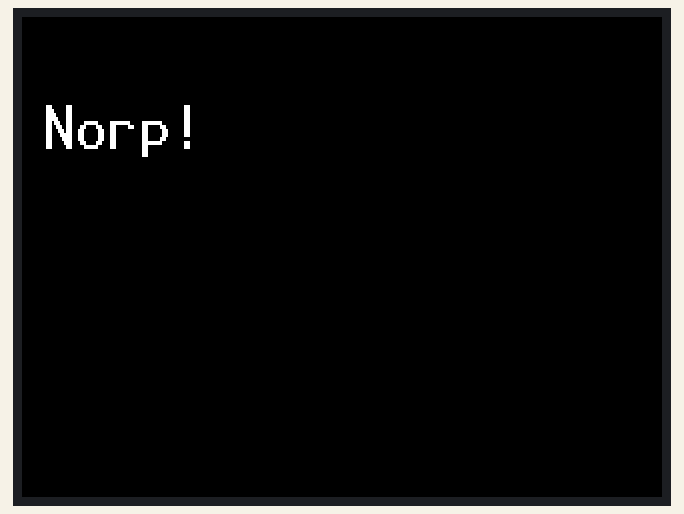
A program run on a simulated Raspberry Pi Pico running MicroPython. Parts: 320×240 colour display. Library files of the repository ran but are not shown: st7789py.py, vga1_16x32.py; what the program prints to the serial console is not drawn. At 1.1 s the program stops and its outputs stay as they are.

Above: at 1.2 s.

The program:

hrp_example_mod.py
```python
"""
Raspberry Pi Pico/MicroPython exercise
240x240 ST7789 SPI LCD
using MicroPython library:
https://github.com/russhughes/st7789py_mpy

ST7789		Raspberry Pi Pico - ORIGINAL WIRING
=================================
VCC		3V3			   On Pico
GND		GND
SCL		GP10 (pin 14) = SPI1 SCK
SDA		GP11 (pin 15) = SPI1 MOSI (TX)
RES		GP12 (pin 16) = SPI1 MISO (RX)
DC		GP13 (pin 17) = SPI1 CS
BLK		3V3

MY WIRING
display|pico
VCC 	3V3
GND 	GND
DIN 	GP11 (pin 15) = SPI1 MOSI (TX)
CLK		GP10 (pin 14) = SPI1 SCK
CS		GND (A low CS indicates OK operation!)
DC		GP13 (pin 17) = SPI1 CS
RST		GP12 (pin 16) = SPI1 MISO (RX)

"""

# GOD, Credit to: https://helloraspberrypi.blogspot.com/2021/02/raspberry-pi-picomicropython-st7789-spi.html

import uos
import machine
import st7789py as st7789
import vga2_8x8 as font1
import vga1_16x32 as font2
import random

#SPI(1) default pins
spi1_sck=10
spi1_mosi=11
spi1_miso=8     #not use
st7789_res = 12
st7789_dc  = 13
disp_width = 320
disp_height = 240
CENTER_Y = int(disp_width/2)
CENTER_X = int(disp_height/2)

print(uos.uname())
spi1 = machine.SPI(1, baudrate=40000000, polarity=1)
print(spi1)
display = st7789.ST7789(spi1, disp_width, disp_height,
                          reset=machine.Pin(st7789_res, machine.Pin.OUT),
                          dc=machine.Pin(st7789_dc, machine.Pin.OUT),
                          rotation=1)

# for r in range(255):
#     display.fill(st7789.color565(r, 0, 0))
#
# r_width = disp_width-20
# r_height = disp_height-20
# for g in range(255):
#     display.fill_rect(10, 10, r_width, r_height, st7789.color565(0, g, 0))
#
# r_width = disp_width-40
# r_height = disp_height-40
# for b in range(255):
#     display.fill_rect(20, 20, r_width, r_height, st7789.color565(0, 0, b))
#
# for i in range(255, 0, -1):
#     display.fill(st7789.color565(i, i, i))

# display.fill(st7789.BLACK)
display.text(font2, "Hello!", 10, 10)
display.fill(st7789.BLACK)
display.text(font2, "Norp!", 10, 40)
# display.text(font2, "RPi Pico", 10, 40)
# display.text(font2, "MicroPython", 10, 70)
# display.text(font1, "ST7789 SPI 240*240 IPS", 10, 100)
# display.text(font1, "https://github.com/", 10, 110)
# display.text(font1, "russhughes/st7789py_mpy", 10, 120)

# for i in range(5000):
#     display.pixel(random.randint(0, disp_width),
#           random.randint(0, disp_height),
#           st7789.color565(random.getrandbits(8),random.getrandbits(8),random.getrandbits(8)))

# # Helper function to draw a circle from a given position with a given radius
# # This is an implementation of the midpoint circle algorithm,
# # see https://en.wikipedia.org/wiki/Midpoint_circle_algorithm#C_example
# # for details
# def draw_circle(xpos0, ypos0, rad, col=st7789.color565(255, 255, 255)):
#     x = rad - 1
#     y = 0
#     dx = 1
#     dy = 1
#     err = dx - (rad << 1)
#     while x >= y:
#         display.pixel(xpos0 + x, ypos0 + y, col)
#         display.pixel(xpos0 + y, ypos0 + x, col)
#         display.pixel(xpos0 - y, ypos0 + x, col)
#         display.pixel(xpos0 - x, ypos0 + y, col)
#         display.pixel(xpos0 - x, ypos0 - y, col)
#         display.pixel(xpos0 - y, ypos0 - x, col)
#         display.pixel(xpos0 + y, ypos0 - x, col)
#         display.pixel(xpos0 + x, ypos0 - y, col)
#         if err <= 0:
#             y += 1
#             err += dy
#             dy += 2
#         if err > 0:
#             x -= 1
#             dx += 2
#             err += dx - (rad << 1)
#
# draw_circle(CENTER_X, CENTER_Y, 100)
#
# for c in range(99):
#     draw_circle(CENTER_X, CENTER_Y, c, st7789.color565(255, 0, 0))
#
# for c in range(98):
#     draw_circle(CENTER_X, CENTER_Y, c, st7789.color565(0, 255, 0))
#
# for c in range(97):
#     draw_circle(CENTER_X, CENTER_Y, c, st7789.color565(0, 0, 255))
#

print("- bye-")
```

vga2_8x8.py
```python
"""converted from vga_8x8.bin """
WIDTH = 8
HEIGHT = 8
FIRST = 0x00
LAST = 0xff
_FONT =\
b'\x00\x00\x00\x00\x00\x00\x00\x00'\
b'\x7e\x81\xa5\x81\xbd\x99\x81\x7e'\
b'\x7e\xff\xdb\xff\xc3\xe7\xff\x7e'\
b'\x6c\xfe\xfe\xfe\x7c\x38\x10\x00'\
b'\x10\x38\x7c\xfe\x7c\x38\x10\x00'\
b'\x38\x7c\x38\xfe\xfe\xd6\x10\x38'\
b'\x10\x38\x7c\xfe\xfe\x7c\x10\x38'\
b'\x00\x00\x18\x3c\x3c\x18\x00\x00'\
b'\xff\xff\xe7\xc3\xc3\xe7\xff\xff'\
b'\x00\x3c\x66\x42\x42\x66\x3c\x00'\
b'\xff\xc3\x99\xbd\xbd\x99\xc3\xff'\
b'\x0f\x07\x0f\x7d\xcc\xcc\xcc\x78'\
b'\x3c\x66\x66\x66\x3c\x18\x7e\x18'\
b'\x3f\x33\x3f\x30\x30\x70\xf0\xe0'\
b'\x7f\x63\x7f\x63\x63\x67\xe6\xc0'\
b'\x18\xdb\x3c\xe7\xe7\x3c\xdb\x18'\
b'\x80\xe0\xf8\xfe\xf8\xe0\x80\x00'\
b'\x02\x0e\x3e\xfe\x3e\x0e\x02\x00'\
b'\x18\x3c\x7e\x18\x18\x7e\x3c\x18'\
b'\x66\x66\x66\x66\x66\x00\x66\x00'\
b'\x7f\xdb\xdb\x7b\x1b\x1b\x1b\x00'\
b'\x3e\x61\x3c\x66\x66\x3c\x86\x7c'\
b'\x00\x00\x00\x00\x7e\x7e\x7e\x00'\
b'\x18\x3c\x7e\x18\x7e\x3c\x18\xff'\
b'\x18\x3c\x7e\x18\x18\x18\x18\x00'\
b'\x18\x18\x18\x18\x7e\x3c\x18\x00'\
b'\x00\x18\x0c\xfe\x0c\x18\x00\x00'\
b'\x00\x30\x60\xfe\x60\x30\x00\x00'\
b'\x00\x00\xc0\xc0\xc0\xfe\x00\x00'\
b'\x00\x24\x66\xff\x66\x24\x00\x00'\
b'\x00\x18\x3c\x7e\xff\xff\x00\x00'\
b'\x00\xff\xff\x7e\x3c\x18\x00\x00'\
b'\x00\x00\x00\x00\x00\x00\x00\x00'\
b'\x18\x3c\x3c\x18\x18\x00\x18\x00'\
b'\x66\x66\x24\x00\x00\x00\x00\x00'\
b'\x6c\x6c\xfe\x6c\xfe\x6c\x6c\x00'\
b'\x18\x3e\x60\x3c\x06\x7c\x18\x00'\
b'\x00\xc6\xcc\x18\x30\x66\xc6\x00'\
b'\x38\x6c\x38\x76\xdc\xcc\x76\x00'\
b'\x18\x18\x30\x00\x00\x00\x00\x00'\
b'\x0c\x18\x30\x30\x30\x18\x0c\x00'\
b'\x30\x18\x0c\x0c\x0c\x18\x30\x00'\
b'\x00\x66\x3c\xff\x3c\x66\x00\x00'\
b'\x00\x18\x18\x7e\x18\x18\x00\x00'\
b'\x00\x00\x00\x00\x00\x18\x18\x30'\
b'\x00\x00\x00\x7e\x00\x00\x00\x00'\
b'\x00\x00\x00\x00\x00\x18\x18\x00'\
b'\x06\x0c\x18\x30\x60\xc0\x80\x00'\
b'\x38\x6c\xc6\xd6\xc6\x6c\x38\x00'\
b'\x18\x38\x18\x18\x18\x18\x7e\x00'\
b'\x7c\xc6\x06\x1c\x30\x66\xfe\x00'\
b'\x7c\xc6\x06\x3c\x06\xc6\x7c\x00'\
b'\x1c\x3c\x6c\xcc\xfe\x0c\x1e\x00'\
b'\xfe\xc0\xc0\xfc\x06\xc6\x7c\x00'\
b'\x38\x60\xc0\xfc\xc6\xc6\x7c\x00'\
b'\xfe\xc6\x0c\x18\x30\x30\x30\x00'\
b'\x7c\xc6\xc6\x7c\xc6\xc6\x7c\x00'\
b'\x7c\xc6\xc6\x7e\x06\x0c\x78\x00'\
b'\x00\x18\x18\x00\x00\x18\x18\x00'\
b'\x00\x18\x18\x00\x00\x18\x18\x30'\
b'\x06\x0c\x18\x30\x18\x0c\x06\x00'\
b'\x00\x00\x7e\x00\x00\x7e\x00\x00'\
b'\x60\x30\x18\x0c\x18\x30\x60\x00'\
b'\x7c\xc6\x0c\x18\x18\x00\x18\x00'\
b'\x7c\xc6\xde\xde\xde\xc0\x78\x00'\
b'\x38\x6c\xc6\xfe\xc6\xc6\xc6\x00'\
b'\xfc\x66\x66\x7c\x66\x66\xfc\x00'\
b'\x3c\x66\xc0\xc0\xc0\x66\x3c\x00'\
b'\xf8\x6c\x66\x66\x66\x6c\xf8\x00'\
b'\xfe\x62\x68\x78\x68\x62\xfe\x00'\
b'\xfe\x62\x68\x78\x68\x60\xf0\x00'\
b'\x3c\x66\xc0\xc0\xce\x66\x3a\x00'\
b'\xc6\xc6\xc6\xfe\xc6\xc6\xc6\x00'\
b'\x3c\x18\x18\x18\x18\x18\x3c\x00'\
b'\x1e\x0c\x0c\x0c\xcc\xcc\x78\x00'\
b'\xe6\x66\x6c\x78\x6c\x66\xe6\x00'\
b'\xf0\x60\x60\x60\x62\x66\xfe\x00'\
b'\xc6\xee\xfe\xfe\xd6\xc6\xc6\x00'\
b'\xc6\xe6\xf6\xde\xce\xc6\xc6\x00'\
b'\x7c\xc6\xc6\xc6\xc6\xc6\x7c\x00'\
b'\xfc\x66\x66\x7c\x60\x60\xf0\x00'\
b'\x7c\xc6\xc6\xc6\xc6\xce\x7c\x0e'\
b'\xfc\x66\x66\x7c\x6c\x66\xe6\x00'\
b'\x3c\x66\x30\x18\x0c\x66\x3c\x00'\
b'\x7e\x7e\x5a\x18\x18\x18\x3c\x00'\
b'\xc6\xc6\xc6\xc6\xc6\xc6\x7c\x00'\
b'\xc6\xc6\xc6\xc6\xc6\x6c\x38\x00'\
b'\xc6\xc6\xc6\xd6\xd6\xfe\x6c\x00'\
b'\xc6\xc6\x6c\x38\x6c\xc6\xc6\x00'\
b'\x66\x66\x66\x3c\x18\x18\x3c\x00'\
b'\xfe\xc6\x8c\x18\x32\x66\xfe\x00'\
b'\x3c\x30\x30\x30\x30\x30\x3c\x00'\
b'\xc0\x60\x30\x18\x0c\x06\x02\x00'\
b'\x3c\x0c\x0c\x0c\x0c\x0c\x3c\x00'\
b'\x10\x38\x6c\xc6\x00\x00\x00\x00'\
b'\x00\x00\x00\x00\x00\x00\x00\xff'\
b'\x30\x18\x0c\x00\x00\x00\x00\x00'\
b'\x00\x00\x78\x0c\x7c\xcc\x76\x00'\
b'\xe0\x60\x7c\x66\x66\x66\xdc\x00'\
b'\x00\x00\x7c\xc6\xc0\xc6\x7c\x00'\
b'\x1c\x0c\x7c\xcc\xcc\xcc\x76\x00'\
b'\x00\x00\x7c\xc6\xfe\xc0\x7c\x00'\
b'\x3c\x66\x60\xf8\x60\x60\xf0\x00'\
b'\x00\x00\x76\xcc\xcc\x7c\x0c\xf8'\
b'\xe0\x60\x6c\x76\x66\x66\xe6\x00'\
b'\x18\x00\x38\x18\x18\x18\x3c\x00'\
b'\x06\x00\x06\x06\x06\x66\x66\x3c'\
b'\xe0\x60\x66\x6c\x78\x6c\xe6\x00'\
b'\x38\x18\x18\x18\x18\x18\x3c\x00'\
b'\x00\x00\xec\xfe\xd6\xd6\xd6\x00'\
b'\x00\x00\xdc\x66\x66\x66\x66\x00'\
b'\x00\x00\x7c\xc6\xc6\xc6\x7c\x00'\
b'\x00\x00\xdc\x66\x66\x7c\x60\xf0'\
b'\x00\x00\x76\xcc\xcc\x7c\x0c\x1e'\
b'\x00\x00\xdc\x76\x60\x60\xf0\x00'\
b'\x00\x00\x7e\xc0\x7c\x06\xfc\x00'\
b'\x30\x30\xfc\x30\x30\x36\x1c\x00'\
b'\x00\x00\xcc\xcc\xcc\xcc\x76\x00'\
b'\x00\x00\xc6\xc6\xc6\x6c\x38\x00'\
b'\x00\x00\xc6\xd6\xd6\xfe\x6c\x00'\
b'\x00\x00\xc6\x6c\x38\x6c\xc6\x00'\
b'\x00\x00\xc6\xc6\xc6\x7e\x06\xfc'\
b'\x00\x00\x7e\x4c\x18\x32\x7e\x00'\
b'\x0e\x18\x18\x70\x18\x18\x0e\x00'\
b'\x18\x18\x18\x18\x18\x18\x18\x00'\
b'\x70\x18\x18\x0e\x18\x18\x70\x00'\
b'\x76\xdc\x00\x00\x00\x00\x00\x00'\
b'\x00\x10\x38\x6c\xc6\xc6\xfe\x00'\
b'\x7c\xc6\xc0\xc0\xc6\x7c\x0c\x78'\
b'\xcc\x00\xcc\xcc\xcc\xcc\x76\x00'\
b'\x0c\x18\x7c\xc6\xfe\xc0\x7c\x00'\
b'\x7c\x82\x78\x0c\x7c\xcc\x76\x00'\
b'\xc6\x00\x78\x0c\x7c\xcc\x76\x00'\
b'\x30\x18\x78\x0c\x7c\xcc\x76\x00'\
b'\x30\x30\x78\x0c\x7c\xcc\x76\x00'\
b'\x00\x00\x7e\xc0\xc0\x7e\x0c\x38'\
b'\x7c\x82\x7c\xc6\xfe\xc0\x7c\x00'\
b'\xc6\x00\x7c\xc6\xfe\xc0\x7c\x00'\
b'\x30\x18\x7c\xc6\xfe\xc0\x7c\x00'\
b'\x66\x00\x38\x18\x18\x18\x3c\x00'\
b'\x7c\x82\x38\x18\x18\x18\x3c\x00'\
b'\x30\x18\x00\x38\x18\x18\x3c\x00'\
b'\xc6\x38\x6c\xc6\xfe\xc6\xc6\x00'\
b'\x38\x6c\x7c\xc6\xfe\xc6\xc6\x00'\
b'\x18\x30\xfe\xc0\xf8\xc0\xfe\x00'\
b'\x00\x00\x7e\x18\x7e\xd8\x7e\x00'\
b'\x3e\x6c\xcc\xfe\xcc\xcc\xce\x00'\
b'\x7c\x82\x7c\xc6\xc6\xc6\x7c\x00'\
b'\xc6\x00\x7c\xc6\xc6\xc6\x7c\x00'\
b'\x30\x18\x7c\xc6\xc6\xc6\x7c\x00'\
b'\x78\x84\x00\xcc\xcc\xcc\x76\x00'\
b'\x60\x30\xcc\xcc\xcc\xcc\x76\x00'\
b'\xc6\x00\xc6\xc6\xc6\x7e\x06\xfc'\
b'\xc6\x38\x6c\xc6\xc6\x6c\x38\x00'\
b'\xc6\x00\xc6\xc6\xc6\xc6\x7c\x00'\
b'\x18\x18\x7e\xc0\xc0\x7e\x18\x18'\
b'\x38\x6c\x64\xf0\x60\x66\xfc\x00'\
b'\x66\x66\x3c\x7e\x18\x7e\x18\x18'\
b'\xf8\xcc\xcc\xfa\xc6\xcf\xc6\xc7'\
b'\x0e\x1b\x18\x3c\x18\xd8\x70\x00'\
b'\x18\x30\x78\x0c\x7c\xcc\x76\x00'\
b'\x0c\x18\x00\x38\x18\x18\x3c\x00'\
b'\x0c\x18\x7c\xc6\xc6\xc6\x7c\x00'\
b'\x18\x30\xcc\xcc\xcc\xcc\x76\x00'\
b'\x76\xdc\x00\xdc\x66\x66\x66\x00'\
b'\x76\xdc\x00\xe6\xf6\xde\xce\x00'\
b'\x3c\x6c\x6c\x3e\x00\x7e\x00\x00'\
b'\x38\x6c\x6c\x38\x00\x7c\x00\x00'\
b'\x18\x00\x18\x18\x30\x63\x3e\x00'\
b'\x00\x00\x00\xfe\xc0\xc0\x00\x00'\
b'\x00\x00\x00\xfe\x06\x06\x00\x00'\
b'\x63\xe6\x6c\x7e\x33\x66\xcc\x0f'\
b'\x63\xe6\x6c\x7a\x36\x6a\xdf\x06'\
b'\x18\x00\x18\x18\x3c\x3c\x18\x00'\
b'\x00\x33\x66\xcc\x66\x33\x00\x00'\
b'\x00\xcc\x66\x33\x66\xcc\x00\x00'\
b'\x22\x88\x22\x88\x22\x88\x22\x88'\
b'\x55\xaa\x55\xaa\x55\xaa\x55\xaa'\
b'\x77\xdd\x77\xdd\x77\xdd\x77\xdd'\
b'\x18\x18\x18\x18\x18\x18\x18\x18'\
b'\x18\x18\x18\x18\xf8\x18\x18\x18'\
b'\x18\x18\xf8\x18\xf8\x18\x18\x18'\
b'\x36\x36\x36\x36\xf6\x36\x36\x36'\
b'\x00\x00\x00\x00\xfe\x36\x36\x36'\
b'\x00\x00\xf8\x18\xf8\x18\x18\x18'\
b'\x36\x36\xf6\x06\xf6\x36\x36\x36'\
b'\x36\x36\x36\x36\x36\x36\x36\x36'\
b'\x00\x00\xfe\x06\xf6\x36\x36\x36'\
b'\x36\x36\xf6\x06\xfe\x00\x00\x00'\
b'\x36\x36\x36\x36\xfe\x00\x00\x00'\
b'\x18\x18\xf8\x18\xf8\x00\x00\x00'\
b'\x00\x00\x00\x00\xf8\x18\x18\x18'\
b'\x18\x18\x18\x18\x1f\x00\x00\x00'\
b'\x18\x18\x18\x18\xff\x00\x00\x00'\
b'\x00\x00\x00\x00\xff\x18\x18\x18'\
b'\x18\x18\x18\x18\x1f\x18\x18\x18'\
b'\x00\x00\x00\x00\xff\x00\x00\x00'\
b'\x18\x18\x18\x18\xff\x18\x18\x18'\
b'\x18\x18\x1f\x18\x1f\x18\x18\x18'\
b'\x36\x36\x36\x36\x37\x36\x36\x36'\
b'\x36\x36\x37\x30\x3f\x00\x00\x00'\
b'\x00\x00\x3f\x30\x37\x36\x36\x36'\
b'\x36\x36\xf7\x00\xff\x00\x00\x00'\
b'\x00\x00\xff\x00\xf7\x36\x36\x36'\
b'\x36\x36\x37\x30\x37\x36\x36\x36'\
b'\x00\x00\xff\x00\xff\x00\x00\x00'\
b'\x36\x36\xf7\x00\xf7\x36\x36\x36'\
b'\x18\x18\xff\x00\xff\x00\x00\x00'\
b'\x36\x36\x36\x36\xff\x00\x00\x00'\
b'\x00\x00\xff\x00\xff\x18\x18\x18'\
b'\x00\x00\x00\x00\xff\x36\x36\x36'\
b'\x36\x36\x36\x36\x3f\x00\x00\x00'\
b'\x18\x18\x1f\x18\x1f\x00\x00\x00'\
b'\x00\x00\x1f\x18\x1f\x18\x18\x18'\
b'\x00\x00\x00\x00\x3f\x36\x36\x36'\
b'\x36\x36\x36\x36\xff\x36\x36\x36'\
b'\x18\x18\xff\x18\xff\x18\x18\x18'\
b'\x18\x18\x18\x18\xf8\x00\x00\x00'\
b'\x00\x00\x00\x00\x1f\x18\x18\x18'\
b'\xff\xff\xff\xff\xff\xff\xff\xff'\
b'\x00\x00\x00\x00\xff\xff\xff\xff'\
b'\xf0\xf0\xf0\xf0\xf0\xf0\xf0\xf0'\
b'\x0f\x0f\x0f\x0f\x0f\x0f\x0f\x0f'\
b'\xff\xff\xff\xff\x00\x00\x00\x00'\
b'\x00\x00\x76\xdc\xc8\xdc\x76\x00'\
b'\x78\xcc\xcc\xd8\xcc\xc6\xcc\x00'\
b'\xfe\xc6\xc0\xc0\xc0\xc0\xc0\x00'\
b'\x00\x00\xfe\x6c\x6c\x6c\x6c\x00'\
b'\xfe\xc6\x60\x30\x60\xc6\xfe\x00'\
b'\x00\x00\x7e\xd8\xd8\xd8\x70\x00'\
b'\x00\x00\x66\x66\x66\x66\x7c\xc0'\
b'\x00\x76\xdc\x18\x18\x18\x18\x00'\
b'\x7e\x18\x3c\x66\x66\x3c\x18\x7e'\
b'\x38\x6c\xc6\xfe\xc6\x6c\x38\x00'\
b'\x38\x6c\xc6\xc6\x6c\x6c\xee\x00'\
b'\x0e\x18\x0c\x3e\x66\x66\x3c\x00'\
b'\x00\x00\x7e\xdb\xdb\x7e\x00\x00'\
b'\x06\x0c\x7e\xdb\xdb\x7e\x60\xc0'\
b'\x1e\x30\x60\x7e\x60\x30\x1e\x00'\
b'\x00\x7c\xc6\xc6\xc6\xc6\xc6\x00'\
b'\x00\xfe\x00\xfe\x00\xfe\x00\x00'\
b'\x18\x18\x7e\x18\x18\x00\x7e\x00'\
b'\x30\x18\x0c\x18\x30\x00\x7e\x00'\
b'\x0c\x18\x30\x18\x0c\x00\x7e\x00'\
b'\x0e\x1b\x1b\x18\x18\x18\x18\x18'\
b'\x18\x18\x18\x18\x18\xd8\xd8\x70'\
b'\x00\x18\x00\x7e\x00\x18\x00\x00'\
b'\x00\x76\xdc\x00\x76\xdc\x00\x00'\
b'\x38\x6c\x6c\x38\x00\x00\x00\x00'\
b'\x00\x00\x00\x18\x18\x00\x00\x00'\
b'\x00\x00\x00\x18\x00\x00\x00\x00'\
b'\x0f\x0c\x0c\x0c\xec\x6c\x3c\x1c'\
b'\x6c\x36\x36\x36\x36\x00\x00\x00'\
b'\x78\x0c\x18\x30\x7c\x00\x00\x00'\
b'\x00\x00\x3c\x3c\x3c\x3c\x00\x00'\
b'\x00\x00\x00\x00\x00\x00\x00\x00'\

FONT = memoryview(_FONT)
```
